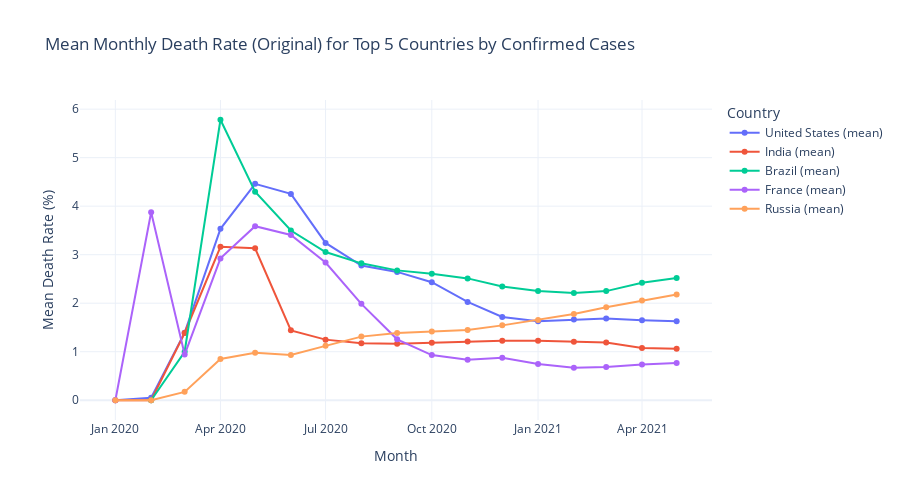

Here is the notebook cell this chart was saved with:
### Code cell
# Show how mean death rates change over time for the top 5 countries by total confirmed cases (including USA)
import plotly.graph_objects as go

# Calculate death rate using original columns (not _diff)
main_df['Death_Rate_orig'] = np.where(
    (main_df['Confirmed'] > 0) & (main_df['Deaths'].notna()),
    (main_df['Deaths'] / main_df['Confirmed']) * 100,
    np.nan
)

# Get top 5 countries by total confirmed cases (using _diff for fairness)
top5_countries = (
    main_df.groupby('Country/Region')['Confirmed_diff']
    .sum()
    .sort_values(ascending=False)
    .head(5)
    .index
    .tolist()
)

# Always include United States, even if not in top 5
if 'United States' not in top5_countries and 'United States' in main_df['Country/Region'].unique():
    top5_countries.append('United States')

# Remove duplicates (if US is already in top5)
top5_countries = list(dict.fromkeys(top5_countries))

# Filter data for these countries
top5_df = main_df[main_df['Country/Region'].isin(top5_countries)]

# Group by country and month, then calculate mean death rate (using original columns)
monthly_death = (
    top5_df.groupby(['Country/Region', 'YearMonth'])['Death_Rate_orig']
    .mean()
    .reset_index()
)

# Plot mean death rate using Plotly
fig = go.Figure()
for country in top5_countries:
    country_data = monthly_death[monthly_death['Country/Region'] == country]
    fig.add_trace(go.Scatter(
        x=country_data['YearMonth'].astype(str),
        y=country_data['Death_Rate_orig'],
        mode='lines+markers',
        name=f"{country} (mean)"
    ))

fig.update_layout(
    title='Mean Monthly Death Rate (Original) for Top 5 Countries by Confirmed Cases',
    xaxis_title='Month',
    yaxis_title='Mean Death Rate (%)',
    legend_title='Country',
    template='plotly_white',
    height=500,
    width=900
)
fig.show()

### Figure 1 — Plotly figure (JSON) as saved in the notebook; plotly's stock layout.template omitted (floating-point values rounded to 4 significant figures)
{"data": [{"mode": "lines+markers", "name": "United States (mean)", "type": "scatter", "x": ["2020-01", "2020-02", "2020-03", "2020-04", "2020-05", "2020-06", "2020-07", "2020-08", "2020-09", "2020-10", "2020-11", "2020-12", "2021-01", "2021-02", "2021-03", "2021-04", "2021-05"], "y": [0.0, 0.05112, 1.393, 3.533, 4.461, 4.253, 3.242, 2.777, 2.645, 2.433, 2.027, 1.716, 1.629, 1.664, 1.684, 1.647, 1.626]}, {"mode": "lines+markers", "name": "India (mean)", "type": "scatter", "x": ["2020-01", "2020-02", "2020-03", "2020-04", "2020-05", "2020-06", "2020-07", "2020-08", "2020-09", "2020-10", "2020-11", "2020-12", "2021-01", "2021-02", "2021-03", "2021-04", "2021-05"], "y": [0.0, 0.0, 1.386, 3.163, 3.133, 1.44, 1.249, 1.177, 1.166, 1.186, 1.21, 1.228, 1.225, 1.208, 1.189, 1.075, 1.062]}, {"mode": "lines+markers", "name": "Brazil (mean)", "type": "scatter", "x": ["2020-01", "2020-02", "2020-03", "2020-04", "2020-05", "2020-06", "2020-07", "2020-08", "2020-09", "2020-10", "2020-11", "2020-12", "2021-01", "2021-02", "2021-03", "2021-04", "2021-05"], "y": [NaN, 0.0, 0.9994, 5.781, 4.297, 3.499, 3.056, 2.822, 2.677, 2.609, 2.511, 2.347, 2.252, 2.211, 2.249, 2.423, 2.521]}, {"mode": "lines+markers", "name": "France (mean)", "type": "scatter", "x": ["2020-01", "2020-02", "2020-03", "2020-04", "2020-05", "2020-06", "2020-07", "2020-08", "2020-09", "2020-10", "2020-11", "2020-12", "2021-01", "2021-02", "2021-03", "2021-04", "2021-05"], "y": [0.0, 3.874, 0.9408, 2.924, 3.587, 3.406, 2.838, 1.987, 1.256, 0.9309, 0.8336, 0.8766, 0.7483, 0.6708, 0.6828, 0.7389, 0.7688]}, {"mode": "lines+markers", "name": "Russia (mean)", "type": "scatter", "x": ["2020-01", "2020-02", "2020-03", "2020-04", "2020-05", "2020-06", "2020-07", "2020-08", "2020-09", "2020-10", "2020-11", "2020-12", "2021-01", "2021-02", "2021-03", "2021-04", "2021-05"], "y": [0.0, 0.0, 0.1727, 0.8501, 0.9799, 0.9327, 1.121, 1.311, 1.385, 1.418, 1.447, 1.543, 1.656, 1.78, 1.917, 2.056, 2.178]}], "layout": {"height": 500, "legend": {"title": {"text": "Country"}}, "title": {"text": "Mean Monthly Death Rate (Original) for Top 5 Countries by Confirmed Cases"}, "width": 900, "xaxis": {"title": {"text": "Month"}}, "yaxis": {"title": {"text": "Mean Death Rate (%)"}}}}
